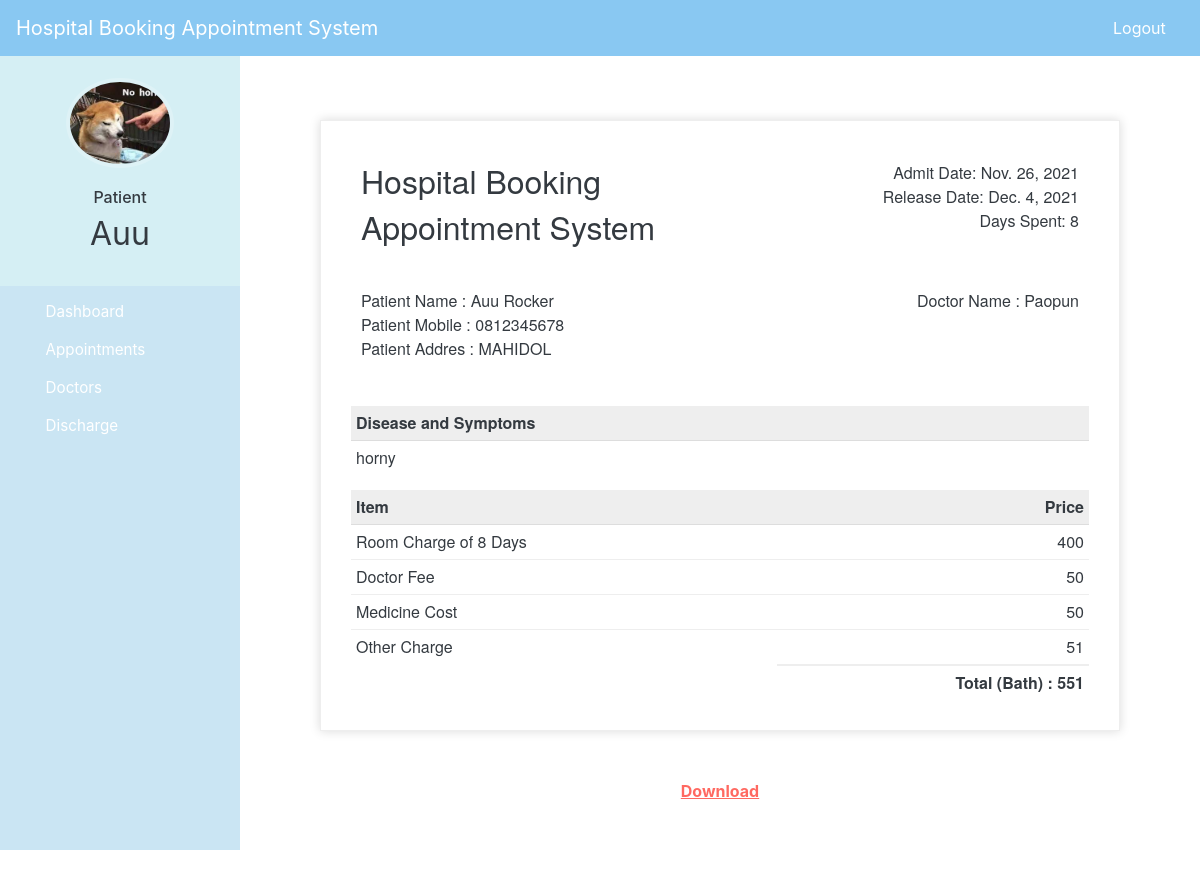
Page /patient-discharge (signed in) on the committed database.
### hospital/models.py (models this page shows, shortened)
class Patient(models.Model):
    user = models.OneToOneField(User, on_delete=models.CASCADE)
    profile_pic = models.ImageField(upload_to='hospital/static/profile_pic/PatientProfilePic/', null=True, blank=True)
    address = models.CharField(max_length=40)
    mobile = models.CharField(max_length=20, null=False)
    symptoms = models.CharField(max_length=100, null=False)
    assignedDoctorId = models.PositiveIntegerField(null=True)
    admitDate = models.DateField(auto_now=True)
    status = models.BooleanField(default=False)
    @property
    def get_name(self):
        return self.user.first_name+" "+self.user.last_name
    def __str__(self):
        return self.user.first_name+" ("+self.symptoms+")"

class PatientDischargeDetails(models.Model):
    patientId = models.PositiveIntegerField(null=True)
    patientName = models.CharField(max_length=40)
    assignedDoctorName = models.CharField(max_length=40)
    address = models.CharField(max_length=40)
    mobile = models.CharField(max_length=20, null=True)
    symptoms = models.CharField(max_length=100, null=True)
    admitDate = models.DateField(null=False)
    releaseDate = models.DateField(null=False)
    daySpent = models.PositiveIntegerField(null=False)
    roomCharge = models.PositiveIntegerField(null=False)
    medicineCost = models.PositiveIntegerField(null=False)
    doctorFee = models.PositiveIntegerField(null=False)
    OtherCharge = models.PositiveIntegerField(null=False)
    total = models.PositiveIntegerField(null=False)

### hospital/views.py (the view)
# urls.py: path('patient-discharge', views.patient_discharge_view,name='patient-discharge'),
@login_required(login_url='patientlogin')
@user_passes_test(is_patient)
def patient_discharge_view(request):
    patient=models.Patient.objects.get(user_id=request.user.id) #for profile picture of patient in sidebar
    dischargeDetails=models.PatientDischargeDetails.objects.all().filter(patientId=patient.id).order_by('-id')[:1]
    patientDict=None
    if dischargeDetails:
        patientDict ={
        'is_discharged':True,
        'patient':patient,
        'patientId':patient.id,
        'patientName':patient.get_name,
        'assignedDoctorName':dischargeDetails[0].assignedDoctorName,
        'address':patient.address,
        'mobile':patient.mobile,
        'symptoms':patient.symptoms,
        'admitDate':patient.admitDate,
        'releaseDate':dischargeDetails[0].releaseDate,
        'daySpent':dischargeDetails[0].daySpent,
        'medicineCost':dischargeDetails[0].medicineCost,
        'roomCharge':dischargeDetails[0].roomCharge,
        'doctorFee':dischargeDetails[0].doctorFee,
        'OtherCharge':dischargeDetails[0].OtherCharge,
        'total':dischargeDetails[0].total,
        }
        print(patientDict)
    else:
        patientDict={
            'is_discharged':False,
            'patient':patient,
            'patientId':request.user.id,
        }
    return render(request,'hospital/patient_discharge.html',context=patientDict)

### hospital/views.py (called while the page is built)
def is_patient(user):
    return user.groups.filter(name='PATIENT').exists()

### hospital/templates/hospital/patient_discharge.html (shortened to what this page needs)
{% extends 'hospital/patient_base.html' %} {% load static %} {% block content %}
<head>
</head>
<br><br><br> {%if is_discharged%}
<div class="invoice-box">
    <table cellpadding="0" cellspacing="0">
        <tr class="top">
            <td colspan="2">
                <table>
                    <tr>
                        <td class="title">
                            <h2>Hospital Booking </h2>
                            <h2>Appointment System </h2>
                        </td>
                        <td style="color: #343A40">
                            Admit Date: {{admitDate}}<br> Release Date: {{releaseDate}}<br> Days Spent: {{daySpent}}
                        </td>
                    </tr>
                </table>
            </td>
        </tr>
        <tr class="information" style="color: #343A40">
            <td colspan="2">
                <table>
                    <tr>
                        <td>
                            Patient Name : {{patientName}}<br> Patient Mobile : {{mobile}}<br> Patient Addres : {{address}}<br>
                        </td>
                        <td style="color: #343A40">
                            Doctor Name : {{assignedDoctorName}}<br>
                        </td>
                    </tr>
                </table>
            </td>
        </tr>
        <tr class="heading">
            <td>
                Disease and Symptoms
            </td>
            <td>
            </td>
        </tr>
        <tr class="details" style="color: #343A40">
            <td>
                {{symptoms}}
            </td>
        </tr>
        <tr class="heading" style="color: #343A40">
            <td>
                Item
            </td>
            <td>
                Price
            </td>
        </tr>
        <tr class="item" style="color: #343A40">
            <td>
                Room Charge of {{daySpent}} Days
            </td>
            <td>
                {{roomCharge}}
            </td>
        </tr>
        <tr class="item" style="color: #343A40">
            <td>
                Doctor Fee
            </td>
            <td>
                {{doctorFee}}
            </td>
        </tr>
        <tr class="item">
            <td>
                Medicine Cost
            </td>
            <td>
                {{medicineCost}}
            </td>
        </tr>
        <tr class="item last" style="color: #343A40">
            <td>
                Other Charge
            </td>
            <td>
                {{OtherCharge}}
            </td>
        </tr>
        <tr class="total">
            <td></td>
            <td>
                Total (Bath) : {{total}}
            </td>
        </tr>
    </table>
</div>
<br><br>
<div class="download">
    <a style="color:#FF6961; font-weight: bold; text-decoration: underline; width:500px;" href="{% url 'download-pdf' patientId  %}">Download</a>
</div>
{%else%}
<h5 style="text-align:center;">You Are Not Discharged By Hospital !</h5>
<h5 style="text-align:center;">Your Treatment Is Going On !</h5><br><br>
<h6 style="text-align:center;">When You Will Be Discharged. You Can Download Invoice.</h6>
{%endif%}
<br><br><br><br><br><br><br><br> {% endblock content %}

### hospital/templates/hospital/patient_base.html (shortened to what this page needs)
<!DOCTYPE html> {% load static %}
<html lang="en">
<head>
    <link rel="stylesheet" href="https://stackpath.bootstrapcdn.com/bootstrap/4.3.1/css/bootstrap.min.css">
    <link rel="stylesheet" href="https://maxcdn.bootstrapcdn.com/font-awesome/4.7.0/css/font-awesome.min.css">
</head>
<body>
    <nav class="menu" tabindex="0">
        <header class="avatar">
            <img src="{{ patient.profile_pic.url }}" alt="Profile Pic" />
            <br><br>
            <h6>Patient</h6>
            <h2>{{request.user.first_name}}</h2>
        </header>
        <ul>
            <li tabindex="0" class="icon-dashboard"> <a style="color:white; text-decoration:none;" href="/patient-dashboard"><span>Dashboard</span></a> </li>
            <li tabindex="0" class="icon-calendar"> <a style="color:white; text-decoration:none;" href="/patient-appointment"><span>Appointments</span></a></li>
            <li tabindex="0" class="icon-users"> <a style="color:white; text-decoration:none;" href="/patient-view-doctor"><span>Doctors</span></a></li>
            <li tabindex="0" class="icon-users"> <a style="color:white; text-decoration:none;" href="/patient-discharge"><span>Discharge</span></a></li>
        </ul>
    </nav>
    <main>
        <div class="bs-example">
            <nav class="navbar navbar-expand-md  navbar-dark fixed-top" style="background:#89C8F2;">
                <a href="/patient-dashboard" class="navbar-brand">Hospital Booking Appointment System</a>
                <div class="collapse navbar-collapse justify-content-between" id="navbarCollapse">
                    <div class="navbar-nav" style=" margin-left: 90%;">
                        <a href="/logout" class="nav-item nav-link" style="color: #fff">Logout</a>
                    </div>
                </div>
            </nav>
        </div>
        <br><br>
        {% block content %} {% endblock content %}
        <br><br><br><br><br><br><br>
        <br>
    </main>
</body>
</html>

### hospital/templates/hospital/patient_base.html (style rules this page uses)
a:link { text-decoration: none; }
a { color: white; }
body { padding-left: 240px; }
main { position: relative; height: 100vh; }
.menu { background: #CAE5F3; color: rgba(52, 58, 64, 1); height: 100vh; width: 240px; position: fixed; top: 0px; left: 0; z-index: 5; outline: none; }
.menu .avatar { background: #D5EFF4; padding: 2em 0.5em; text-align: center; }
.menu .avatar img { width: 100px; border-radius: 50%; overflow: hidden; box-shadow: 0 0 0 4px rgba(255, 255, 255, 0.2); }
.menu .avatar h2 { font-weight: normal; margin-bottom: 0; }
.menu ul { list-style: none; padding: 0.5em 0; margin: 0; }
.menu ul li { padding: 0.5em 1em 0.5em 3em; font-size: 0.95em; font-weight: regular; background-repeat: no-repeat; background-position: left 15px center; background-size: auto 20px; transition: all 0.15s linear; cursor: pointer; }
.menu ul li.icon-dashboard { background-image: url("http://www.entypo.com/images//gauge.svg"); }
.menu ul li.icon-users { background-image: url("http://www.entypo.com/images//users.svg"); }
.menu ul li.icon-calendar { background-image: url("http://www.entypo.com/images//calendar.svg"); }

### hospital/templates/hospital/patient_discharge.html (style rules this page uses)
.invoice-box { max-width: 800px; margin: auto; padding: 30px; border: 1px solid #eee; box-shadow: 0 0 10px rgba(0, 0, 0, .15); font-size: 16px; line-height: 24px; font-family: 'Helvetica Neue', 'Helvetica', Helvetica, Arial, sans-serif; color: #343A40; }
.invoice-box table { width: 100%; line-height: inherit; text-align: left; }
.invoice-box table td { padding: 5px; vertical-align: top; }
.invoice-box table tr td:nth-child(2) { text-align: right; }
.invoice-box table tr.top table td { padding-bottom: 20px; }
.invoice-box table tr.top table td.title { font-size: 45px; line-height: 45px; color: #343A40; }
.invoice-box table tr.information table td { padding-bottom: 40px; }
.invoice-box table tr.heading td { background: #eee; border-bottom: 1px solid #ddd; font-weight: bold; }
.invoice-box table tr.details td { padding-bottom: 20px; }
.invoice-box table tr.item td { border-bottom: 1px solid #eee; }
.invoice-box table tr.item.last td { border-bottom: none; }
.invoice-box table tr.total td:nth-child(2) { border-top: 2px solid #eee; font-weight: bold; }
.menu { top: 50px; }
.download { text-align: center; display: block; }

### rows in the picture
Patient: profile_pic (picture), admitDate "Nov. 26, 2021", mobile "0812345678", address "MAHIDOL", symptoms "horny"
PatientDischargeDetails: releaseDate "Dec. 4, 2021", patientName "Auu Rocker", assignedDoctorName "Paopun"

### other values in the picture
{{ request.user.first_name }} "Auu"
{{ daySpent }} "8"
{{ roomCharge }} "400"
{{ doctorFee }} "50"
{{ medicineCost }} "50"
{{ OtherCharge }} "51"
{{ total }} "551"
